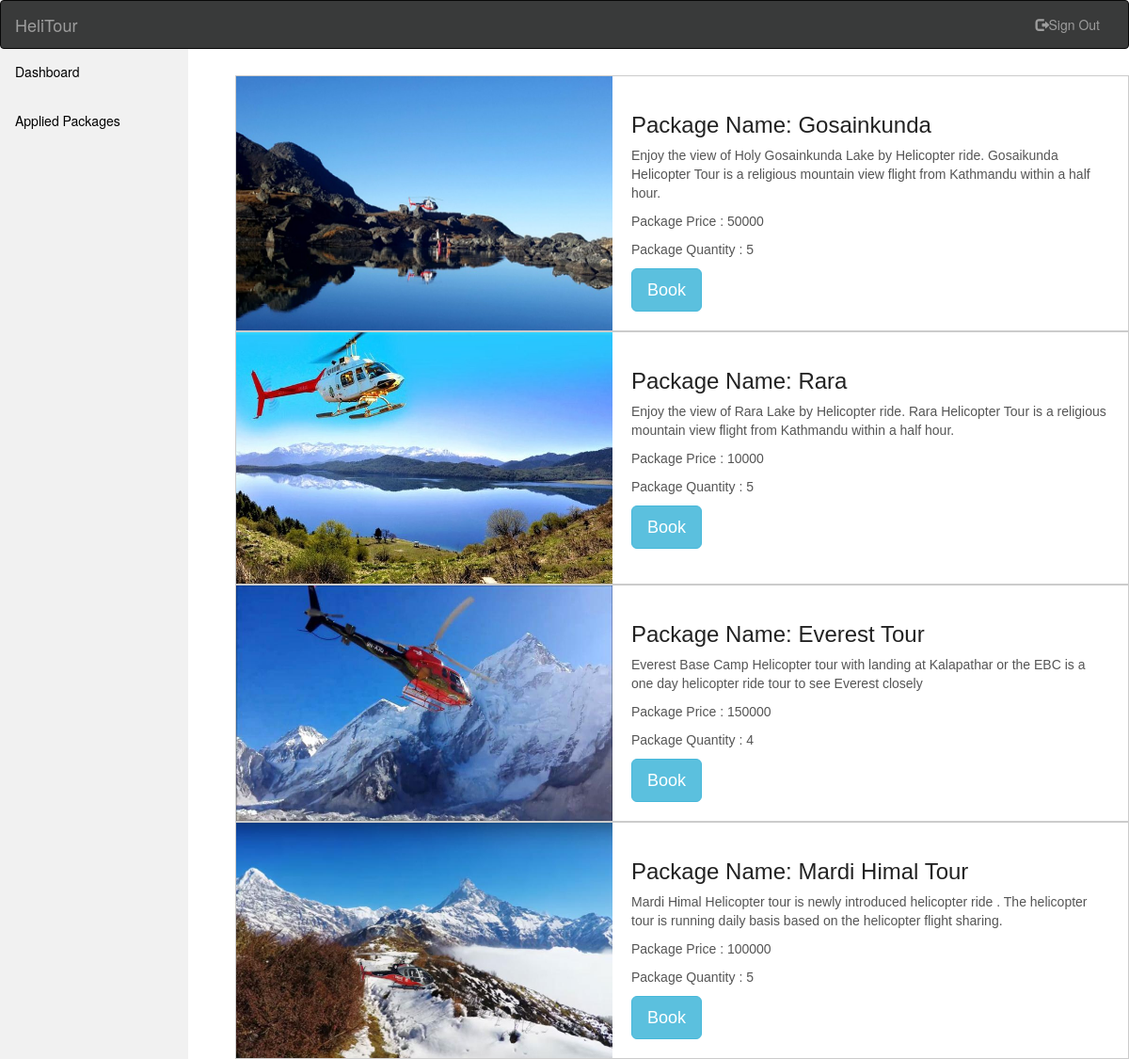
Screenshot of /user_dashboard.php (signed in) with the database file from the repository.
### tables this page shows
CREATE TABLE `package` (
  `package_id` int(11) NOT NULL,
  `package_name` varchar(100) NOT NULL,
  `price` double NOT NULL,
  `quantity` int(11) NOT NULL,
  `image` varchar(50) NOT NULL,
  `description` text NOT NULL
);

### user_dashboard.php (the view, shortened to what this page needs)
<?php include_once('user_dash.php'); ?>
<div class="main">
    <?php
        include('connection/db.php');
        $email=$_SESSION['user_email'];
        $query1=mysqli_query($conn,"select * from user where user_email='$email'");
        $res=mysqli_fetch_array($query1);
        $id=$res['user_id'];
        $query2=mysqli_query($conn,"select package_id from booking where user_id='$id'");
        $i=0;
        $pid=array();
        while($res1=mysqli_fetch_array($query2)){
          $pid[$i]=$res1['package_id'];
          $i++;
        }
        $query=mysqli_query($conn,"select * from package order by package_id ASC");
        while($row=mysqli_fetch_array($query)){
         $i=0;
          if(intval($row['package_id'])==intval($pid[$i])){
            continue;
          }
          ?>
          <section class="section">
                <img src="img/<?php echo $row['image'];?>" class="image" />
  <div class="content">
    <h2 class="title">
    Package Name: <?php echo $row['package_name'];?>
    </h2>
    <p class="paragraph">
   <?php echo $row['description'];?>
    </p>
    <p class="paragraph">
    Package Price : <?php echo $row['price'];?>
    </p>
    <p class="paragraph">Package Quantity : <?php echo $row['quantity'];?></p>
    <div class="button1">
    <a href="user_booking.php?id=<?php echo $row['package_id'];?>" ><button class="btn btn-info btn-lg" >Book</button></a>
        </div>
  </div>
</section>
      <?php  } ?>
      </div>
</body>
</html>

### css/dashboard.css (style rules this page uses)
.main { margin-left: 250px; padding-top: 80px; }

### user_dashboard.php (style rules this page uses)
.section { border: 1px solid #ccc; display: flex; flex-direction: row; font-family: sans-serif; }
img { width:400px; }
.paragraph { color: #555; display: flex; flex-direction: column; }
.content { padding: 20px; }
.title { font-size: 24px; color: #222; line-height: 24px; }

### rows the page displays
package: image (picture), package_name "Gosainkunda", description "Enjoy the view of Holy Gosainkunda Lake by Helicopter ride. Gosaikunda Helicopter Tour is a religious mountain view flight from Kathmandu within a half hour.", price "50000", quantity "5"
package: image (picture), package_name "Rara", description "Enjoy the view of Rara Lake by Helicopter ride. Rara Helicopter Tour is a religious mountain view flight from Kathmandu within a half hour.", price "10000", quantity "5"
package: image (picture), package_name "Everest Tour", description "Everest Base Camp Helicopter tour with landing at Kalapathar or the EBC is a one day helicopter ride tour to see Everest closely", price "150000", quantity "4"
package: image (picture), package_name "Mardi Himal Tour", description "Mardi Himal Helicopter tour is newly introduced helicopter ride . The helicopter tour is running daily basis based on the helicopter flight sharing.", price "100000", quantity "5"
